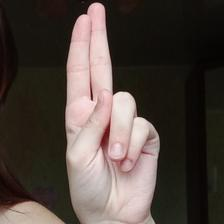
#> input picture tests/assets/hand_samples/0d42fb07-e340-453b-b01d-251ece3906b9 ROI.jpg, 224 x 224 px
$ python generate_preprocessing_figure.py
#> lines starting #> are read from the running program, lines starting #| are printed output that depends on the picture
#> in main, roi_bgr is the input picture: shape (224, 224, 3); mean B, G, R 62.8, 68.9, 79.2
### src/vision/image_enhancement.py
from __future__ import annotations

import cv2
import numpy as np


GAMMA = 0.75
CLAHE_CLIP_LIMIT = 2.0
CLAHE_TILE_GRID_SIZE = (8, 8)
GAUSSIAN_SIGMA = 1.0
GAUSSIAN_KERNEL_SIZE = 5
UNSHARP_LAMBDA = 1.5


def to_grayscale(img_rgb: np.ndarray) -> np.ndarray:
    return cv2.cvtColor(img_rgb, cv2.COLOR_RGB2GRAY)
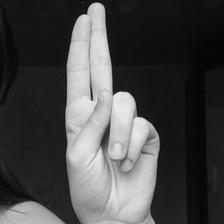
#> returned value: shape (224, 224); min 3, max 245, mean 71.3


def contrast_stretch(gray: np.ndarray) -> np.ndarray:
    gray_f = gray.astype(np.float32)
    min_val = float(np.min(gray_f))
#> min_val = 3
    max_val = float(np.max(gray_f))
#> max_val = 245
    if max_val - min_val < 1e-5:
        return np.zeros_like(gray, dtype=np.uint8)
    stretched = (gray_f - min_val) * (255.0 / (max_val - min_val))
    return np.clip(stretched, 0, 255).astype(np.uint8)


def gamma_correction(gray: np.ndarray, gamma: float = GAMMA) -> np.ndarray:
#> called with gamma = 0.75
    gray_f = gray.astype(np.float32) / 255.0
    corrected = np.power(gray_f, gamma)
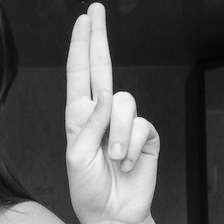
#> corrected: shape (224, 224) float32; min 0, max 1, mean 0.342
    return np.clip(corrected * 255.0, 0, 255).astype(np.uint8)


def apply_clahe(gray: np.ndarray) -> np.ndarray:
    clahe = cv2.createCLAHE(
        clipLimit=CLAHE_CLIP_LIMIT,
        tileGridSize=CLAHE_TILE_GRID_SIZE,
    )
    return clahe.apply(gray)
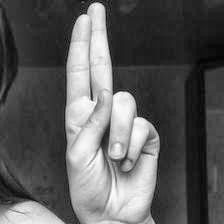
#> returned value: shape (224, 224); min 1, max 255, mean 91.4


def gaussian_unsharp(gray: np.ndarray) -> np.ndarray:
    kernel = (GAUSSIAN_KERNEL_SIZE, GAUSSIAN_KERNEL_SIZE)
    blurred = cv2.GaussianBlur(gray, kernel, sigmaX=GAUSSIAN_SIGMA, sigmaY=GAUSSIAN_SIGMA)
    blurred_again = cv2.GaussianBlur(
        blurred,
        kernel,
        sigmaX=GAUSSIAN_SIGMA,
        sigmaY=GAUSSIAN_SIGMA,
    )
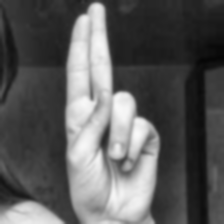
#> blurred_again: shape (224, 224); min 6, max 249, mean 91.4
    sharp = blurred.astype(np.float32) + UNSHARP_LAMBDA * (
        blurred.astype(np.float32) - blurred_again.astype(np.float32)
    )
    return np.clip(sharp, 0, 255).astype(np.uint8)


# [6 lines left out: function enhance_rgb_to_gray, not called in this run]

### tests/generate_preprocessing_figure.py
from __future__ import annotations

from pathlib import Path
import sys

import cv2
import numpy as np

ROOT = Path(__file__).resolve().parents[1]
sys.path.insert(0, str(ROOT))

from src.vision.image_enhancement import (
    GAMMA,
    apply_clahe,
    contrast_stretch,
    gamma_correction,
    gaussian_unsharp,
    to_grayscale,
)


INPUT_IMAGE = ROOT / "tests" / "assets" / "hand_samples" / "0d42fb07-e340-453b-b01d-251ece3906b9 ROI.jpg"
OUTPUT_IMAGE = ROOT / "docs" / "figures" / "preprocesamiento_roi_0d42fb07.png"


def _as_bgr(gray: np.ndarray) -> np.ndarray:
    return cv2.cvtColor(gray, cv2.COLOR_GRAY2BGR)
#> returned value: shape (224, 224, 3)


def build_preprocessing_states(roi_bgr: np.ndarray) -> list[tuple[str, np.ndarray]]:
    roi_rgb = cv2.cvtColor(roi_bgr, cv2.COLOR_BGR2RGB)
    gray = to_grayscale(roi_rgb)
    stretched = contrast_stretch(gray)
    gamma_img = gamma_correction(stretched)
    clahe_img = apply_clahe(gamma_img)
    final_img = gaussian_unsharp(clahe_img)

    return [
        ("ROI original", roi_bgr),
        ("Escala de grises", _as_bgr(gray)),
        ("Expansión de contraste", _as_bgr(stretched)),
        (f"Corrección gamma ({GAMMA:g})", _as_bgr(gamma_img)),
        ("CLAHE", _as_bgr(clahe_img)),
        ("Final: unsharp masking", _as_bgr(final_img)),
    ]


def _fit_to_square(image: np.ndarray, side_px: int) -> np.ndarray:
    height, width = image.shape[:2]
    scale = min(side_px / width, side_px / height)
    new_width = max(1, int(round(width * scale)))
    new_height = max(1, int(round(height * scale)))
    resized = cv2.resize(image, (new_width, new_height), interpolation=cv2.INTER_CUBIC)

    canvas = np.full((side_px, side_px, 3), 255, dtype=np.uint8)
    y0 = (side_px - new_height) // 2
    x0 = (side_px - new_width) // 2
    canvas[y0 : y0 + new_height, x0 : x0 + new_width] = resized
    return canvas


from PIL import Image, ImageDraw, ImageFont

# ... (el resto de tus imports y código se mantiene igual)

def _draw_centered_label(canvas: np.ndarray, text: str, center_x: int, baseline_y: int) -> None:
    # 1. Convertir el canvas de BGR (OpenCV) a RGB (Pillow)
    canvas_rgb = cv2.cvtColor(canvas, cv2.COLOR_BGR2RGB)
    pil_img = Image.fromarray(canvas_rgb)
    draw = ImageDraw.Draw(pil_img)

    # 2. Intentar cargar una fuente del sistema que soporte acentos (Arial es estándar)
    # Si estás en Linux y no encuentra "arial.ttf", puedes cambiarla por "DejaVuSans.ttf"
    try:
        font = ImageFont.truetype("arial.ttf", 22)
    except IOError:
        try:
            font = ImageFont.truetype("DejaVuSans.ttf", 22)
        except IOError:
            font = ImageFont.load_default()

    # 3. Calcular el tamaño del texto para centrarlo correctamente
    # textbbox es el método moderno en Pillow para obtener las dimensiones
    bbox = draw.textbbox((0, 0), text, font=font)
    text_width = bbox[2] - bbox[0]
    text_height = bbox[3] - bbox[1]

    x = center_x - text_width // 2
    # OpenCV usa la línea base (abajo), PIL usa la esquina superior izquierda.
    # Restamos la altura para aproximar la posición original.
    y = baseline_y - text_height

    # 4. Dibujar el texto en RGB
    draw.text((x, y), text, font=font, fill=(20, 20, 20))

    # 5. Convertir de vuelta a BGR y mutar el canvas original
    canvas[:] = cv2.cvtColor(np.array(pil_img), cv2.COLOR_RGB2BGR)


def compose_figure(states: list[tuple[str, np.ndarray]]) -> np.ndarray:
    columns = 3
#> columns = 3
    rows = 2
    panel_side = 480
    label_height = 64
    gap = 36
    margin = 48

    width = margin * 2 + columns * panel_side + (columns - 1) * gap
#> width = 1608
    height = margin * 2 + rows * (panel_side + label_height) + (rows - 1) * gap
    figure = np.full((height, width, 3), 255, dtype=np.uint8)
#> figure: shape (1220, 1608, 3); every value is 255

    for idx, (label, image) in enumerate(states):
        row = idx // columns
        col = idx % columns
        x = margin + col * (panel_side + gap)
        y = margin + row * (panel_side + label_height + gap)

        _draw_centered_label(figure, label, x + panel_side // 2, y + 38)
        panel = _fit_to_square(image, panel_side)
        panel_y = y + label_height
        figure[panel_y : panel_y + panel_side, x : x + panel_side] = panel
        cv2.rectangle(
            figure,
            (x, panel_y),
            (x + panel_side - 1, panel_y + panel_side - 1),
            (210, 210, 210),
            1,
        )
#> this loop made 6 passes
#> (row, col, bbox in _draw_centered_label, text_width in _draw_centered_label, text_height in _draw_centered_label) on passes 1 to 6: (0, 0, (0, 4, 128, 26), 128, 22), (0, 1, (0, 4, 178, 26), 178, 22), (0, 2, (0, 3, 259, 26), 259, 23), (1, 0, (0, 3, 281, 26), 281, 23), (1, 1, (0, 5, 74, 21), 74, 16), (1, 2, (0, 4, 255, 26), 255, 22)
#> pass 2, in _draw_centered_label (call 2), `canvas_rgb = cv2.cvtColor(canvas, cv2.COLOR_BGR2RGB)`:
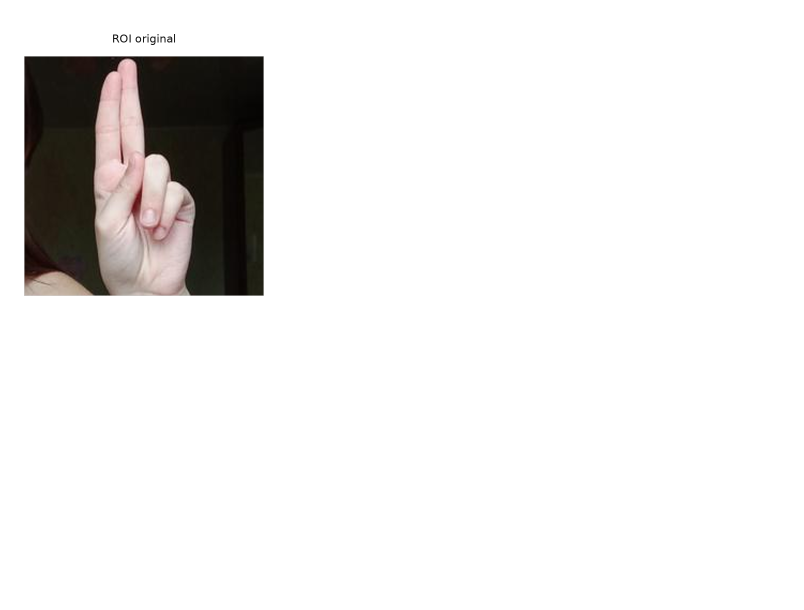
#> canvas_rgb: shape (1220, 1608, 3) (shown at 1/2 size); mean R, G, B 234.4, 233.2, 232.5
#> pass 3, in _draw_centered_label (call 3), `canvas_rgb = cv2.cvtColor(canvas, cv2.COLOR_BGR2RGB)`:
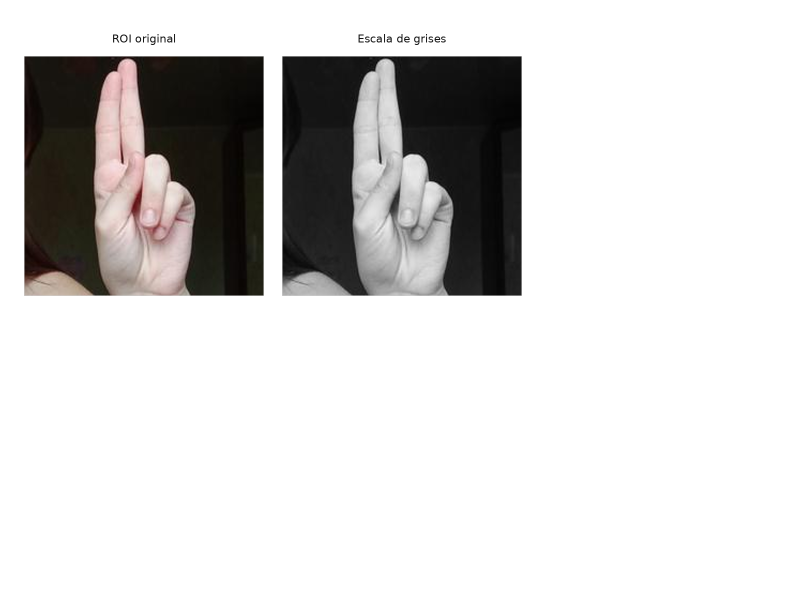
#> canvas_rgb: shape (1220, 1608, 3) (shown at 1/2 size); mean R, G, B 212.9, 211.7, 211
#> after the loop:
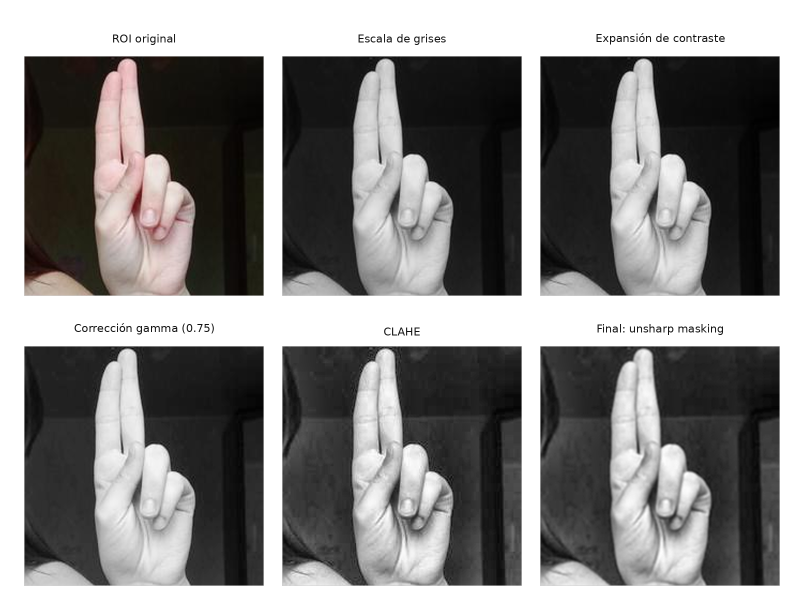
#> figure: shape (1220, 1608, 3) (shown at 1/2 size); mean of channels 0, 1, 2 131.3, 132, 133.2; drawn as B, G, R

    return figure


def main() -> None:
    roi_bgr = cv2.imread(str(INPUT_IMAGE), cv2.IMREAD_COLOR)
    if roi_bgr is None:
        raise FileNotFoundError(f"No se pudo leer la imagen ROI: {INPUT_IMAGE}")

    OUTPUT_IMAGE.parent.mkdir(parents=True, exist_ok=True)
    figure = compose_figure(build_preprocessing_states(roi_bgr))
    if not cv2.imwrite(str(OUTPUT_IMAGE), figure):
        raise OSError(f"No se pudo guardar la figura: {OUTPUT_IMAGE}")
    print(OUTPUT_IMAGE)


if __name__ == "__main__":
    main()

$ run again, with tests/assets/hand_samples/0d42fb07-e340-453b-b01d-251ece3906b9 Original.jpg copied over tests/assets/hand_samples/0d42fb07-e340-453b-b01d-251ece3906b9 ROI.jpg
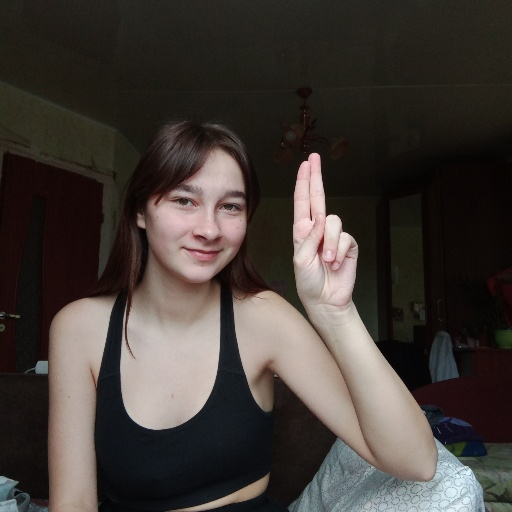
#> input picture tests/assets/hand_samples/0d42fb07-e340-453b-b01d-251ece3906b9 Original.jpg, 512 x 512 px
#> in main, roi_bgr is the input picture: shape (512, 512, 3); mean B, G, R 55, 59.5, 66.2
#> min_val = 1
#> max_val = 245
#> in apply_clahe, `return clahe.apply(gray)`:
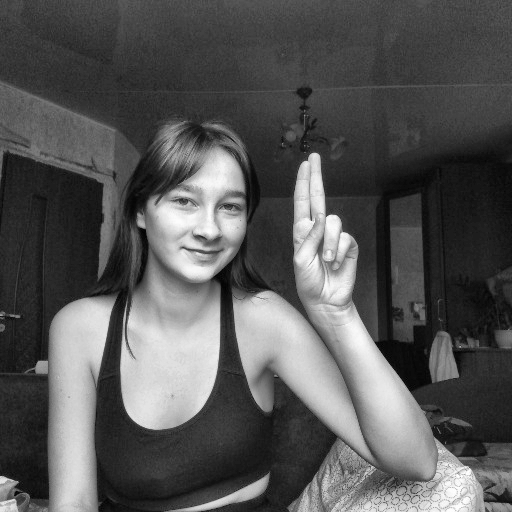
#> returned value: shape (512, 512); min 0, max 255, mean 86.2
#> columns = 3
#> in compose_figure, `width = margin * 2 + columns * panel_side + (columns - 1) * gap`: width = 1608
#> the loop in compose_figure, `for idx, (label, image) in enumerate(states):` made 6 passes
#> (row, col, bbox in _draw_centered_label, text_width in _draw_centered_label, text_height in _draw_centered_label) on passes 1 to 6: (0, 0, (0, 4, 128, 26), 128, 22), (0, 1, (0, 4, 178, 26), 178, 22), (0, 2, (0, 3, 259, 26), 259, 23), (1, 0, (0, 3, 281, 26), 281, 23), (1, 1, (0, 5, 74, 21), 74, 16), (1, 2, (0, 4, 255, 26), 255, 22)
#> after the loop in compose_figure, `for idx, (label, image) in enumerate(states):`:
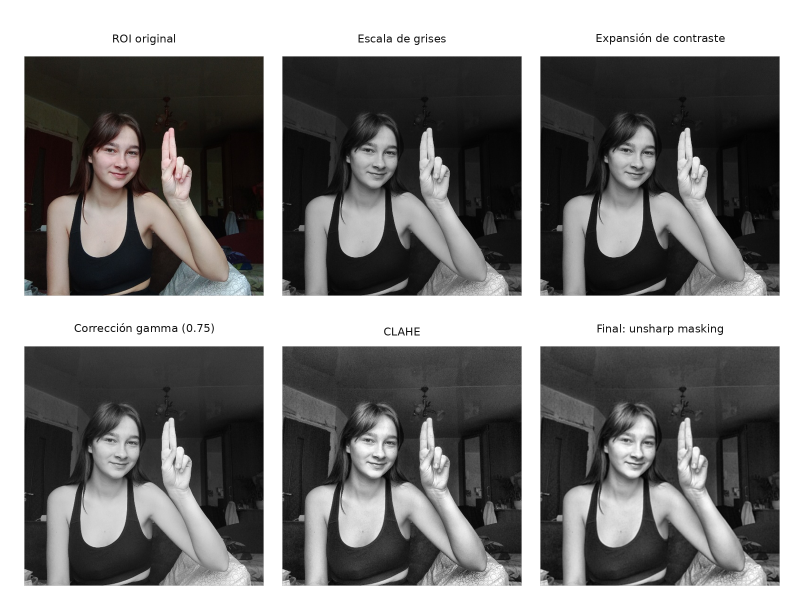
#> figure: shape (1220, 1608, 3) (shown at 1/2 size); mean of channels 0, 1, 2 126.1, 126.6, 127.4; drawn as B, G, R
